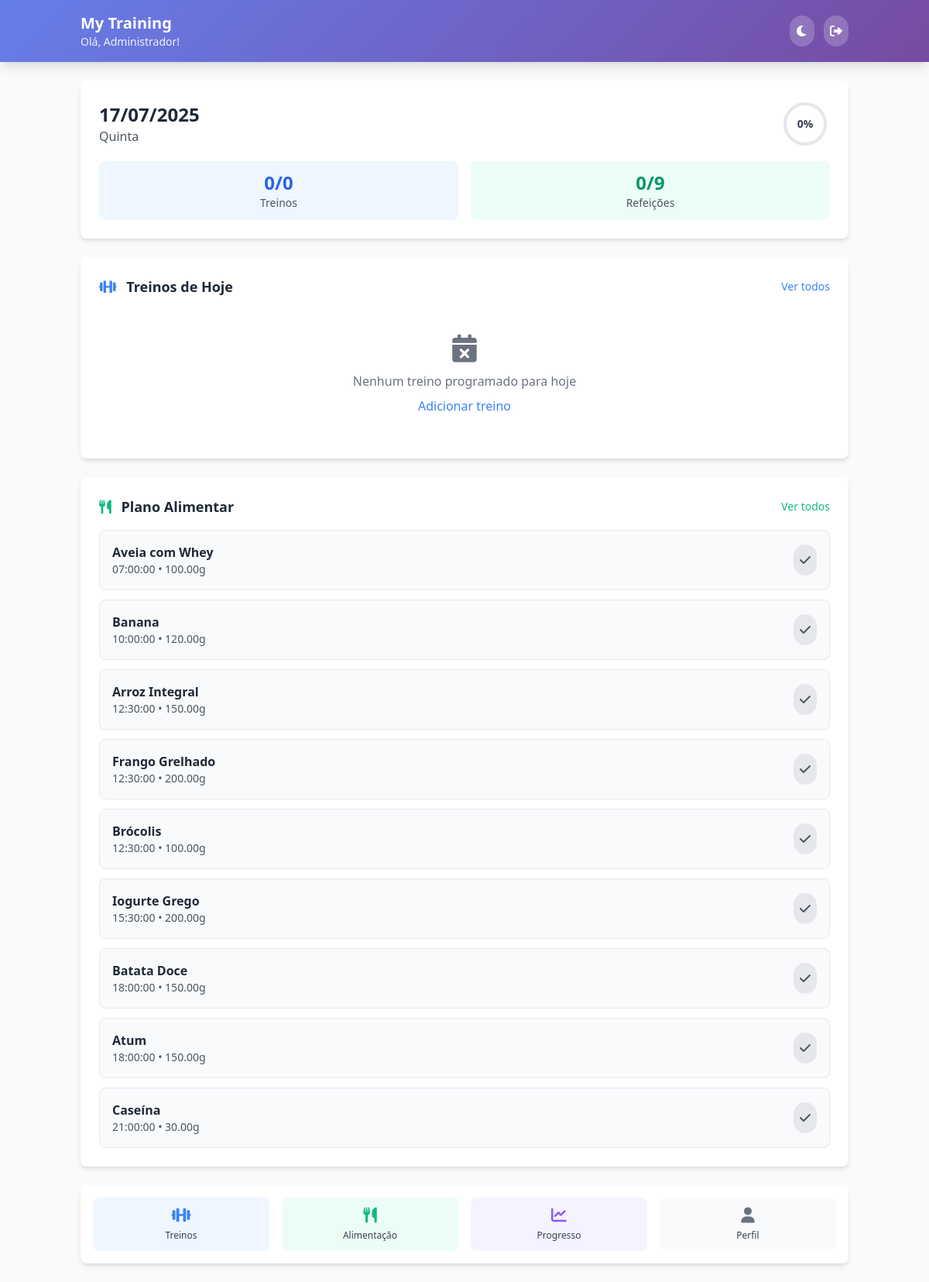
The page /my-training/index.php (signed in) on the database its author committed.
### tables this page shows
CREATE TABLE `alimentacao` (
  `id` int(11) NOT NULL,
  `usuario_id` int(11) NOT NULL,
  `horario` time NOT NULL,
  `alimento` varchar(200) NOT NULL,
  `quantidade_gramas` decimal(6,2) NOT NULL,
  `calorias` decimal(6,2) DEFAULT NULL,
  `proteinas` decimal(5,2) DEFAULT NULL,
  `carboidratos` decimal(5,2) DEFAULT NULL,
  `gorduras` decimal(5,2) DEFAULT NULL,
  `observacoes` text,
  `ativo` tinyint(1) DEFAULT '1',
  `data_criacao` timestamp NOT NULL DEFAULT CURRENT_TIMESTAMP
);

### my-training/index.php (the view, shortened to what this page needs)
<?php
require_once 'config/database.php';
$user_id = $_SESSION['user_id'];
$user_name = $_SESSION['user_name'];
$hoje = date('Y-m-d');
$dia_semana = date('w');
$stmt = $pdo->prepare("SELECT * FROM treinos WHERE usuario_id = ? AND dia_semana = ? ORDER BY ordem");
$stmt->execute([$user_id, $dia_semana]);
$treinos_hoje = $stmt->fetchAll();
$stmt = $pdo->prepare("SELECT * FROM alimentacao WHERE usuario_id = ? ORDER BY horario");
$stmt->execute([$user_id]);
$refeicoes = $stmt->fetchAll();
$stmt = $pdo->prepare("SELECT * FROM checklist WHERE usuario_id = ? AND data = ?");
$stmt->execute([$user_id, $hoje]);
$checklist_hoje = $stmt->fetch();
$treinos_feitos = $checklist_hoje ? json_decode($checklist_hoje['treino_feito'], true) : [];
$refeicoes_realizadas = $checklist_hoje ? json_decode($checklist_hoje['refeicoes_realizadas'], true) : [];
?>
<!DOCTYPE html>
<html lang="pt-BR">
<head>
    <link href="https://cdn.jsdelivr.net/npm/tailwindcss@2.2.19/dist/tailwind.min.css" rel="stylesheet">
    <link href="https://cdnjs.cloudflare.com/ajax/libs/font-awesome/6.0.0/css/all.min.css" rel="stylesheet">
</head>
<body class="bg-gray-50 min-h-screen">
    <header class="gradient-bg text-white shadow-lg">
        <div class="container mx-auto px-4 py-4">
            <div class="flex items-center justify-between">
                <div>
                    <h1 class="text-xl font-bold">My Training</h1>
                    <p class="text-sm opacity-90">Olá, <?php echo htmlspecialchars($user_name); ?>!</p>
                </div>
                <div class="flex items-center space-x-3">
                    <button onclick="toggleTheme()" class="p-2 rounded-full bg-white bg-opacity-20">
                        <i class="fas fa-moon"></i>
                    </button>
                    <a href="logout.php" class="p-2 rounded-full bg-white bg-opacity-20">
                        <i class="fas fa-sign-out-alt"></i>
                    </a>
                </div>
            </div>
        </div>
    </header>
    <div class="container mx-auto px-4 py-6">
        <div class="bg-white rounded-lg card-shadow p-6 mb-6">
            <div class="flex items-center justify-between mb-4">
                <div>
                    <h2 class="text-2xl font-bold text-gray-800">
                        <?php echo date('d/m/Y'); ?>
                    </h2>
                    <p class="text-gray-600">
                        <?php
                        $dias = ['Domingo', 'Segunda', 'Terça', 'Quarta', 'Quinta', 'Sexta', 'Sábado'];
                        echo $dias[$dia_semana];
                        ?>
                    </p>
                </div>
                <div class="relative">
                    <svg class="w-16 h-16 progress-ring">
                        <circle
                            class="progress-ring-circle"
                            stroke="#e5e7eb"
                            stroke-width="4"
                            fill="transparent"
                            r="26"
                            cx="32"
                            cy="32"
                        />
                        <circle
                            class="progress-ring-circle"
                            stroke="#3B82F6"
                            stroke-width="4"
                            fill="transparent"
                            r="26"
                            cx="32"
                            cy="32"
                            stroke-dasharray="163.36281798666926"
                            stroke-dashoffset="<?php
                                $total = count($treinos_hoje) + count($refeicoes);
                                $feitos = count(array_filter($treinos_feitos)) + count(array_filter($refeicoes_realizadas));
                                $progresso = $total > 0 ? (($total - $feitos) / $total) * 163.36281798666926 : 163.36281798666926;
                                echo $progresso;
                            ?>"
                        />
                    </svg>
                    <div class="absolute inset-0 flex items-center justify-center">
                        <span class="text-sm font-bold text-gray-700">
                            <?php
                            $total = count($treinos_hoje) + count($refeicoes);
                            $feitos = count(array_filter($treinos_feitos)) + count(array_filter($refeicoes_realizadas));
                            echo $total > 0 ? round(($feitos / $total) * 100) : 0;
                            ?>%
                        </span>
                    </div>
                </div>
            </div>
            <div class="grid grid-cols-2 gap-4 text-center">
                <div class="bg-blue-50 rounded-lg p-3">
                    <div class="text-2xl font-bold text-blue-600">
                        <?php echo count(array_filter($treinos_feitos)); ?>/<?php echo count($treinos_hoje); ?>
                    </div>
                    <div class="text-sm text-gray-600">Treinos</div>
                </div>
                <div class="bg-green-50 rounded-lg p-3">
                    <div class="text-2xl font-bold text-green-600">
                        <?php echo count(array_filter($refeicoes_realizadas)); ?>/<?php echo count($refeicoes); ?>
                    </div>
                    <div class="text-sm text-gray-600">Refeições</div>
                </div>
            </div>
        </div>
        <div class="bg-white rounded-lg card-shadow p-6 mb-6">
            <div class="flex items-center justify-between mb-4">
                <h3 class="text-lg font-bold text-gray-800">
                    <i class="fas fa-dumbbell text-blue-500 mr-2"></i>
                    Treinos de Hoje
                </h3>
                <a href="treinos.php" class="text-blue-500 text-sm">Ver todos</a>
            </div>
            <?php if (empty($treinos_hoje)): ?>
                <div class="text-center py-8 text-gray-500">
                    <i class="fas fa-calendar-times text-4xl mb-3"></i>
                    <p>Nenhum treino programado para hoje</p>
                    <a href="treinos.php" class="text-blue-500 mt-2 inline-block">Adicionar treino</a>
                </div>
            <?php endif; ?>
        </div>
        <div class="bg-white rounded-lg card-shadow p-6 mb-6">
            <div class="flex items-center justify-between mb-4">
                <h3 class="text-lg font-bold text-gray-800">
                    <i class="fas fa-utensils text-green-500 mr-2"></i>
                    Plano Alimentar
                </h3>
                <a href="alimentacao.php" class="text-green-500 text-sm">Ver todos</a>
            </div>
            <?php if (empty($refeicoes)): ?>
                <div class="text-center py-8 text-gray-500">
                    <i class="fas fa-apple-alt text-4xl mb-3"></i>
                    <p>Nenhuma refeição programada</p>
                    <a href="alimentacao.php" class="text-green-500 mt-2 inline-block">Adicionar refeição</a>
                </div>
            <?php else: ?>
                <div class="space-y-3">
                    <?php foreach ($refeicoes as $refeicao): ?>
                        <div class="border rounded-lg p-4 <?php echo isset($refeicoes_realizadas[$refeicao['id']]) && $refeicoes_realizadas[$refeicao['id']] ? 'bg-green-50 border-green-200' : 'bg-gray-50 border-gray-200'; ?>">
                            <div class="flex items-center justify-between">
                                <div class="flex-1">
                                    <h4 class="font-semibold text-gray-800"><?php echo htmlspecialchars($refeicao['alimento']); ?></h4>
                                    <p class="text-sm text-gray-600">
                                        <?php echo $refeicao['horario']; ?> • <?php echo $refeicao['quantidade_gramas']; ?>g
                                    </p>
                                </div>
                                <button
                                    onclick="toggleRefeicao(<?php echo $refeicao['id']; ?>)"
                                    class="ml-3 p-2 rounded-full <?php echo isset($refeicoes_realizadas[$refeicao['id']]) && $refeicoes_realizadas[$refeicao['id']] ? 'bg-green-500 text-white' : 'bg-gray-200 text-gray-600'; ?>"
                                >
                                    <i class="fas fa-check"></i>
                                </button>
                            </div>
                        </div>
                    <?php endforeach; ?>
                </div>
            <?php endif; ?>
        </div>
        <div class="bg-white rounded-lg card-shadow p-4">
            <div class="grid grid-cols-4 gap-4">
                <a href="treinos.php" class="text-center p-3 rounded-lg bg-blue-50 hover:bg-blue-100 transition-colors">
                    <i class="fas fa-dumbbell text-blue-500 text-xl mb-2"></i>
                    <div class="text-xs text-gray-700">Treinos</div>
                </a>
                <a href="alimentacao.php" class="text-center p-3 rounded-lg bg-green-50 hover:bg-green-100 transition-colors">
                    <i class="fas fa-utensils text-green-500 text-xl mb-2"></i>
                    <div class="text-xs text-gray-700">Alimentação</div>
                </a>
                <a href="progresso.php" class="text-center p-3 rounded-lg bg-purple-50 hover:bg-purple-100 transition-colors">
                    <i class="fas fa-chart-line text-purple-500 text-xl mb-2"></i>
                    <div class="text-xs text-gray-700">Progresso</div>
                </a>
                <a href="perfil.php" class="text-center p-3 rounded-lg bg-gray-50 hover:bg-gray-100 transition-colors">
                    <i class="fas fa-user text-gray-500 text-xl mb-2"></i>
                    <div class="text-xs text-gray-700">Perfil</div>
                </a>
            </div>
        </div>
    </div>
</body>
</html>

### my-training/index.php (style rules this page uses)
.gradient-bg { background: linear-gradient(135deg, #667eea 0%, #764ba2 100%); }
.card-shadow { box-shadow: 0 4px 6px -1px rgba(0, 0, 0, 0.1), 0 2px 4px -1px rgba(0, 0, 0, 0.06); }
.progress-ring { transform: rotate(-90deg); }

### rows shown on the page
alimentacao: alimento "Aveia com Whey", horario "07:00:00", quantidade_gramas "100.00"
alimentacao: alimento "Banana", horario "10:00:00", quantidade_gramas "120.00"
alimentacao: alimento "Arroz Integral", horario "12:30:00", quantidade_gramas "150.00"
alimentacao: alimento "Frango Grelhado", horario "12:30:00", quantidade_gramas "200.00"
alimentacao: alimento "Brócolis", horario "12:30:00", quantidade_gramas "100.00"
alimentacao: alimento "Iogurte Grego", horario "15:30:00", quantidade_gramas "200.00"
alimentacao: alimento "Batata Doce", horario "18:00:00", quantidade_gramas "150.00"
alimentacao: alimento "Atum", horario "18:00:00", quantidade_gramas "150.00"
alimentacao: alimento "Caseína", horario "21:00:00", quantidade_gramas "30.00"

### other values the page prints
$user_name "Administrador"
$dias[$dia_semana] "Quinta"
count(array_filter($treinos_feitos)) "0"
count($treinos_hoje) "0"
count(array_filter($refeicoes_realizadas)) "0"
count($refeicoes) "9"
